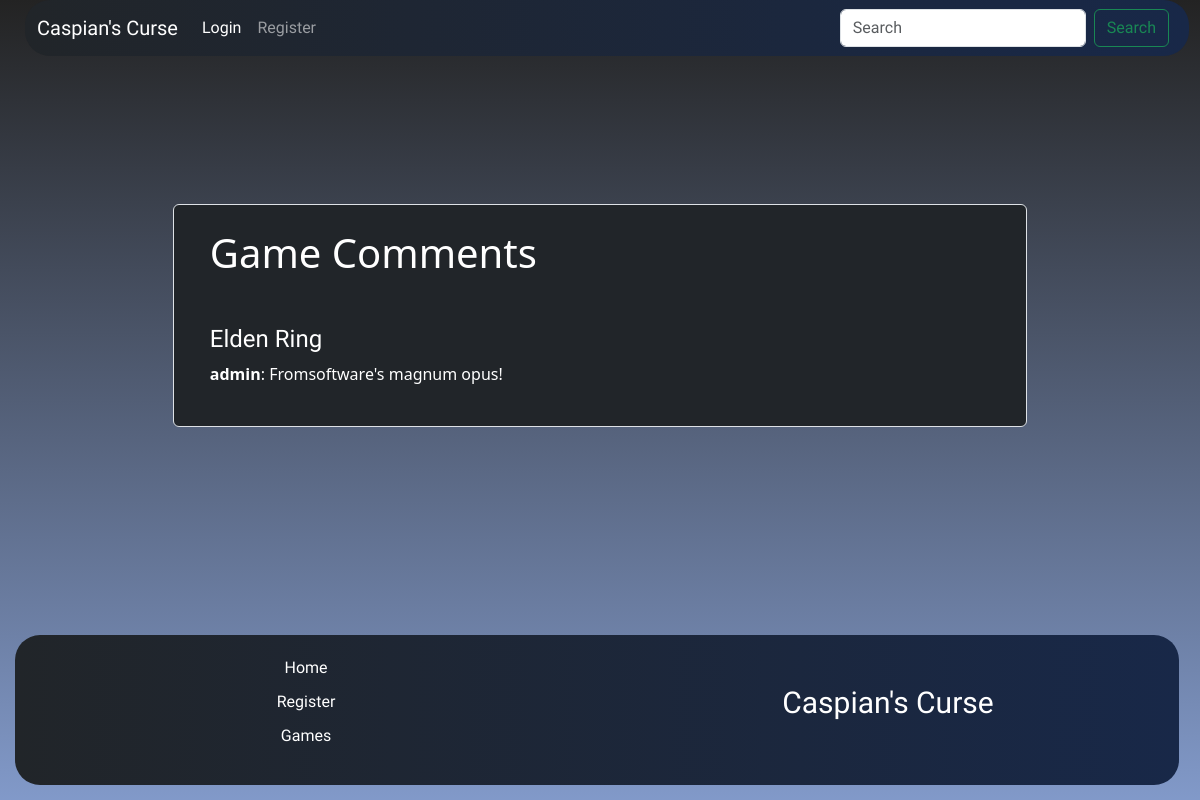
Page /comments/2/ on the committed database.
### oyunlar/models.py (models this page shows, shortened)
class Comment(models.Model):
    commentedGame = models.ForeignKey(Game, on_delete=models.CASCADE,  related_name='comments')
    commenter = models.ForeignKey(User, on_delete=models.CASCADE)
    content = models.TextField()
    created_at = models.DateTimeField(auto_now_add=True)
    class Meta:
        ordering = ['-created_at']

class Game(models.Model):
    user = models.ForeignKey(User, on_delete=models.CASCADE, null=True)
    oyunTuru = models.ForeignKey(Genre, on_delete=models.SET_NULL, null=True)
    oyunPlatformu = models.ManyToManyField(Platform, blank=True)
    oyunCikisTarihi = models.ForeignKey(ReleaseDate,  on_delete=models.SET_NULL, null=True, blank=True)
    oyunIsim = models.CharField(max_length=100)
    oyunAciklama = RichTextField(max_length=10000)
    oyunResim = models.ImageField(upload_to='oyunlar/')
    upvote_count = models.IntegerField(default=0)
    def __str__(self):
        return self.oyunIsim

### oyunlar/views.py (the view)
# urls.py: path('comments/<int:gameId>/', game_comments, name='comments'),
def game_comments(request, gameId):
    game = Game.objects.get(id=gameId)
    comments = Comment.objects.filter(commentedGame=game)
    context = {
        'game': game,
        'comments': comments,
    }
    return render(request, 'comments.html', context)

### oyunlar/context_processors.py (called while the page is built)
def user_game_count(request):
    if request.user.is_authenticated:
        user = request.user
        count = Game.objects.filter(user=user).count()
    else:
        count = 0
    return {'user_game_count': count}

def game_count(request):
    count = Game.objects.count()
    return {'game_count': count}

### templates/comments.html
{% extends "index.html" %}
{% load static %}
{% block content %}
    <div class="container mt-3 d-flex align-items-center justify-content-center">
    <div class="row border rounded-2 p-4 bg-dark">
    {% if comments %}
    <h1 class="mb-5">Game Comments</h1>
    {% for comment in comments %}
        <h4>{{comment.commentedGame}}</h4>
        <p>
            <strong>{{ comment.commenter.username }}</strong>: {{ comment.content }}
        </p>
    {% endfor %}
    {% else %}
    <p>No comments yet.</p>
    {% endif %}
    </div>
    </div>
{% endblock %}

### static/style.css (style rules this page uses)
body { margin: 0; padding: 0; background-image: linear-gradient(to bottom ,rgba(0, 0, 0, 0.863), #224ca091), url(foto/gamingbg.png); background-repeat: no-repeat; background-size: cover; min-height: 100vh; display: flex; flex-direction: column; }
.container { flex: 1; }
nav, h2 ,h4 { font-family: 'Sigmar One', cursive; }
.container { width: 100%; height: 850px; padding: 20px; margin-top: 50px; color: white; transition: 0.8s; }

### rows in the picture
Comment: commentedGame "Elden Ring", commenter.username "admin", content "Fromsoftware's magnum opus!"
